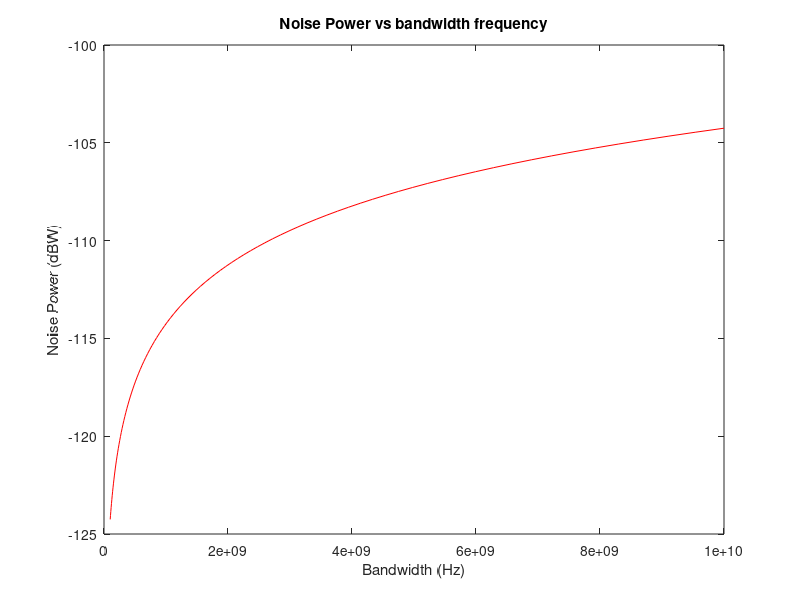
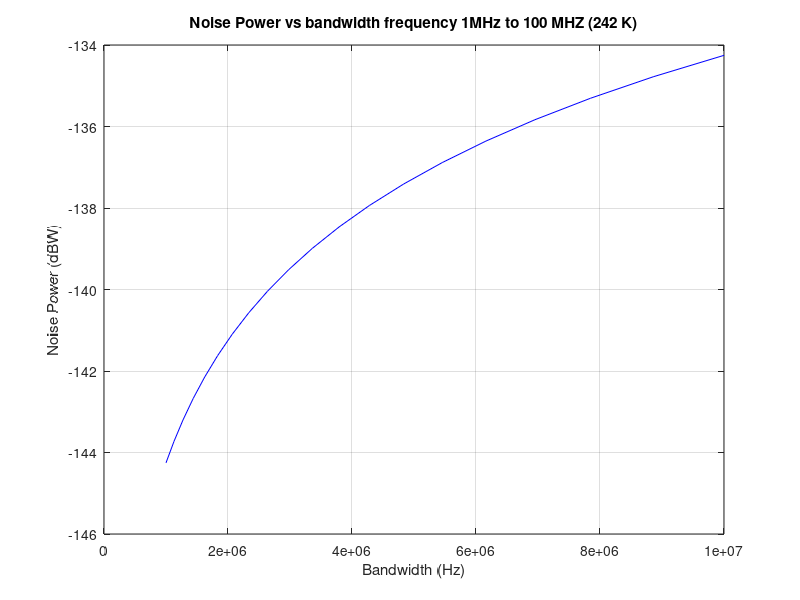

Recreate these plots in MATLAB, in order.
%% Noise Power vs bandwidth frequency 100MHZ to 10 GHz
clear all;

y1 = logspace(8,10, 100);
noise_power = 10*log10((242 + 30)*y1*1.3806e-23);

figure(1);

plot (y1, noise_power, 'r')
title ('Noise Power vs bandwidth frequency');

xlabel('Bandwidth (Hz)') 
ylabel('Noise Power (dBW)') 

%% Noise Power vs bandwidth frequency 1MHz to 10 MHZ
clear all;
y1 = logspace(6,7,20);
noise_power = 10*log10((242 + 30)*y1*1.3806e-23);

figure(2);

plot (y1, noise_power, 'b')
title ('Noise Power vs bandwidth frequency 1MHz to 100 MHZ (242 K)');
grid on;

xlabel('Bandwidth (Hz)') 
ylabel('Noise Power (dBW)') 